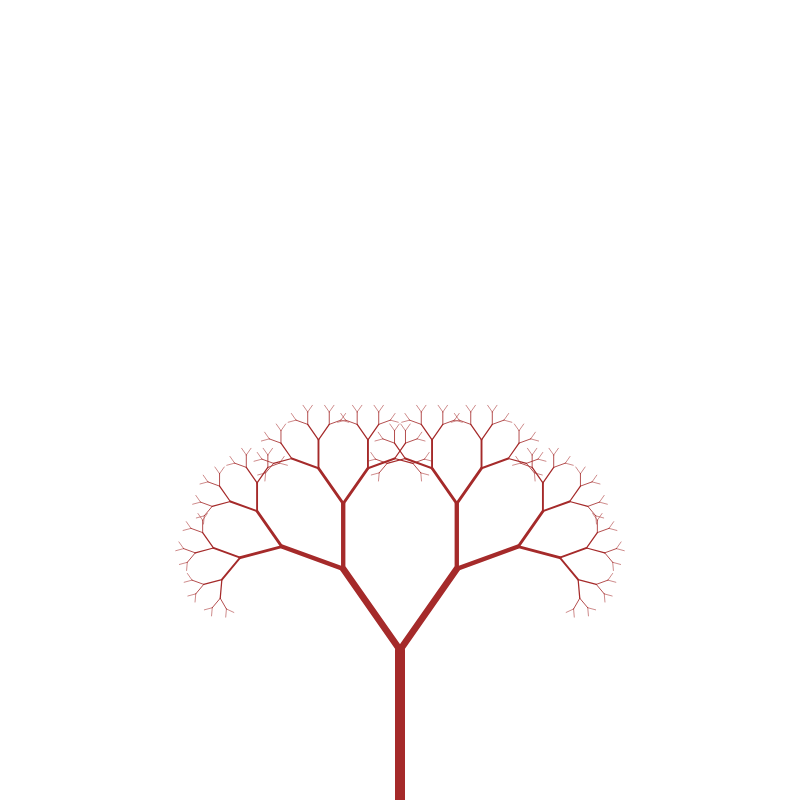
Frame 1 (no input)
Frame 60 (no input): identical to frame 1, image omitted
Frame 120 (the mouse pressed at the canvas centre since frame 60): identical to frame 1, image omitted

The p5.js sketch that drew this single still picture (run headless with seeded random() and noise() and a simulated clock; from frame 60 on, the mouse is pressed at the canvas centre):

// p5.js sketch
// ── sketch.js
let branchLength = 150;
let minimumWeight = 0.05;
let stemAngle;

function setup() {
    createCanvas(800, 800);
    stemAngle = radians(35);
    createTree();
    frameRate(30);
}

function createTree() {
    tree = [];
    iteration = 0;
    let growDirection = createVector(0, -branchLength);
    let startPosition = createVector(400, 800);
    let endPosition = p5.Vector.add(startPosition, growDirection);
    tree.push({
        start: startPosition.copy(),
        end: endPosition.copy(),
        direction: p5.Vector.normalize(growDirection),
        weight: 1
    });
    splitBranch(endPosition, 1, p5.Vector.normalize(growDirection));
}

function draw() {
    background(255);
    stroke('brown');
    for (let i = 0; i < tree.length; i++) {
        branch = tree[i];
        strokeWeight(branch.weight*10);
        line(branch.start.x, branch.start.y, branch.end.x, branch.end.y);
    }
}

function splitBranch(startPoint, branchWeight, growDirection) {
    // make it stop at a certain level:
    branchWeight = branchWeight*0.66;
    if (branchWeight < minimumWeight) return;

    // left side first --------
    // change direction of growth:
    let growDirectionLeft = p5.Vector.rotate(growDirection.copy(), -stemAngle).mult(branchLength*branchWeight);
    // find the end point of the branch with vector addition:
    let endPositionLeft = p5.Vector.add(startPoint, growDirectionLeft);
    // add it to the tree
    tree.push({start: startPoint.copy(), end: endPositionLeft.copy(), weight: branchWeight});
    // recursively add more
    splitBranch(endPositionLeft, branchWeight, p5.Vector.normalize(growDirectionLeft));

    // right side follows --------
    // change direction of growth:
    let growDirectionRight = p5.Vector.rotate(growDirection.copy(), stemAngle).mult(branchLength*branchWeight);
    // find the end point of the branch with vector addition:
    let endPositionRight = p5.Vector.add(startPoint, growDirectionRight);
    // add it to the tree
    tree.push({start: startPoint.copy(), end: endPositionRight.copy(), weight: branchWeight});
    // recursively add more
    splitBranch(endPositionRight, branchWeight, p5.Vector.normalize(growDirectionRight));
}
